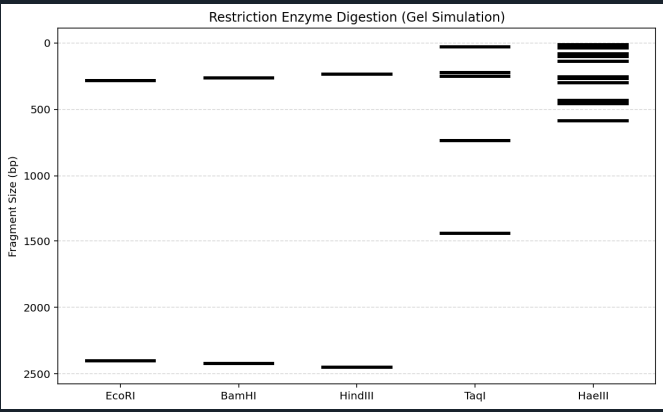

Recreate this plot in Python.
import tkinter as tk
from tkinter import filedialog, messagebox
import matplotlib.pyplot as plt

enzymes = {
    "EcoRI": ("GAATTC", 1),
    "BamHI": ("GGATCC", 1),
    "HindIII": ("AAGCTT", 1),
    "TaqI": ("TCGA", 1),
    "HaeIII": ("GGCC", 2)
}

def digest_sequence(sequence):
    results = {}
    seq_len = len(sequence)
    
    for name, (pattern, offset) in enzymes.items():
        cuts = [0]
        i = sequence.find(pattern)
        while i != -1:
            cut_pos = i + offset
            cuts.append(cut_pos)
            i = sequence.find(pattern, i + 1)
        cuts.append(seq_len)
        cuts.sort()
        
        fragments = []
        for k in range(len(cuts) - 1):
            length = cuts[k+1] - cuts[k]
            fragments.append(length)
            
        results[name] = {
            "cuts": len(cuts) - 2,
            "positions": cuts[1:-1],
            "fragments": fragments
        }
    return results

def analyze():
    filepath = filedialog.askopenfilename(initialfile="lab9.fasta", filetypes=[("FASTA Files", "*.fasta *.fa *.txt")])
    if not filepath:
        return

    with open(filepath, "r") as f:
        lines = f.readlines()
    
    sequence = ""
    for line in lines:
        line = line.strip()
        if not line.startswith(">"):
            sequence += line.upper()

    final_seq = ""
    for char in sequence:
        if char in "ACGT":
            final_seq += char
            
    if len(final_seq) < 100:
        messagebox.showwarning("Warning", "Sequence might be too short for digestion.")

    data = digest_sequence(final_seq)
    
    print("-" * 40)
    print(f"Sequence Length: {len(final_seq)} bp")
    print("-" * 40)
    
    plt.figure(figsize=(10, 6))
    
    x_positions = range(len(data))
    names = list(data.keys())
    
    for idx, name in enumerate(names):
        info = data[name]
        print(f"Enzyme: {name}")
        print(f"Cuts: {info['cuts']}")
        print(f"Positions: {info['positions']}")
        print(f"Fragments: {info['fragments']}")
        print("-" * 20)
        
        for frag_len in info['fragments']:
            plt.hlines(y=frag_len, xmin=idx-0.3, xmax=idx+0.3, linewidth=3, color='black')

    plt.xticks(x_positions, names)
    plt.ylabel("Fragment Size (bp)")
    plt.title("Restriction Enzyme Digestion (Gel Simulation)")
    plt.gca().invert_yaxis()
    plt.grid(axis='y', linestyle='--', alpha=0.5)
    plt.show()

root = tk.Tk()
root.title("Restriction Enzyme Digest")
root.geometry("300x150")

btn = tk.Button(root, text="Load FASTA & Simulate Gel", command=analyze, font=("Arial", 12))
btn.pack(expand=True)

root.mainloop()
